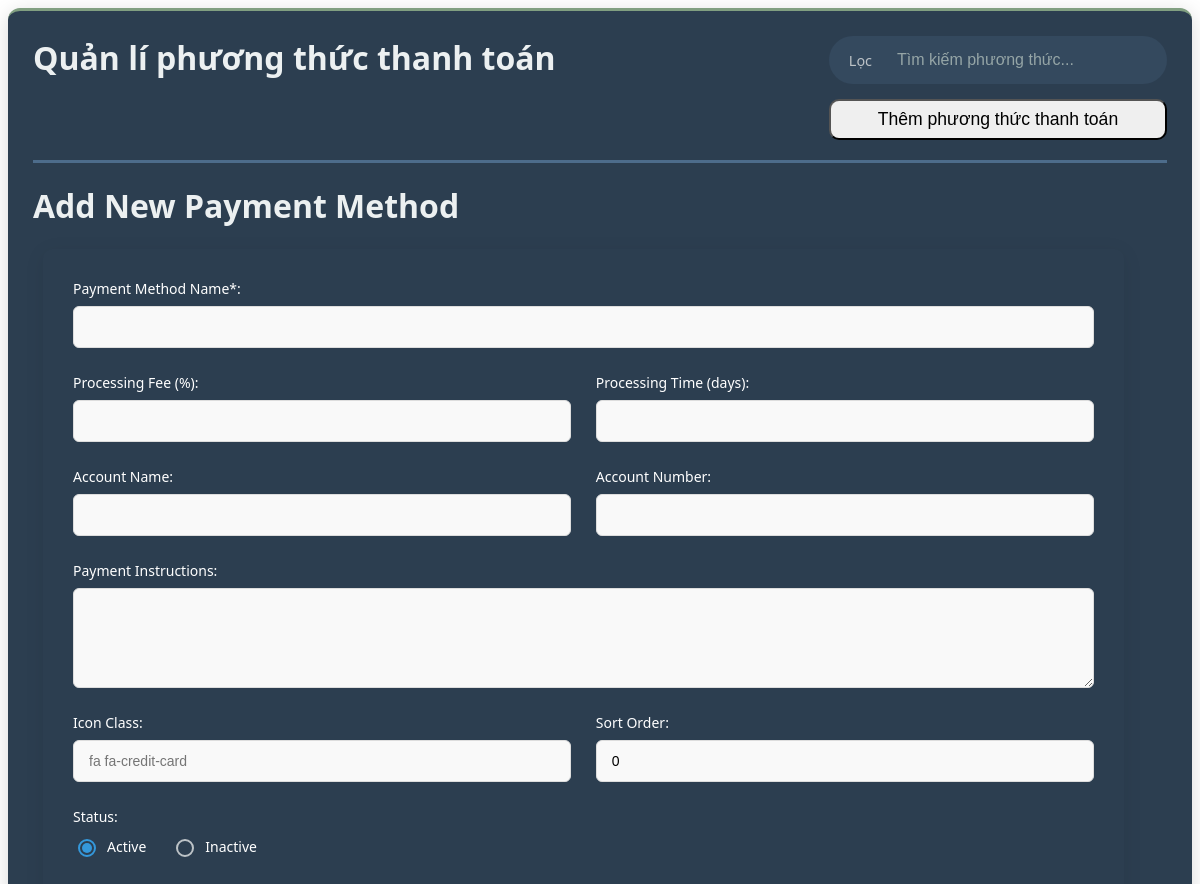
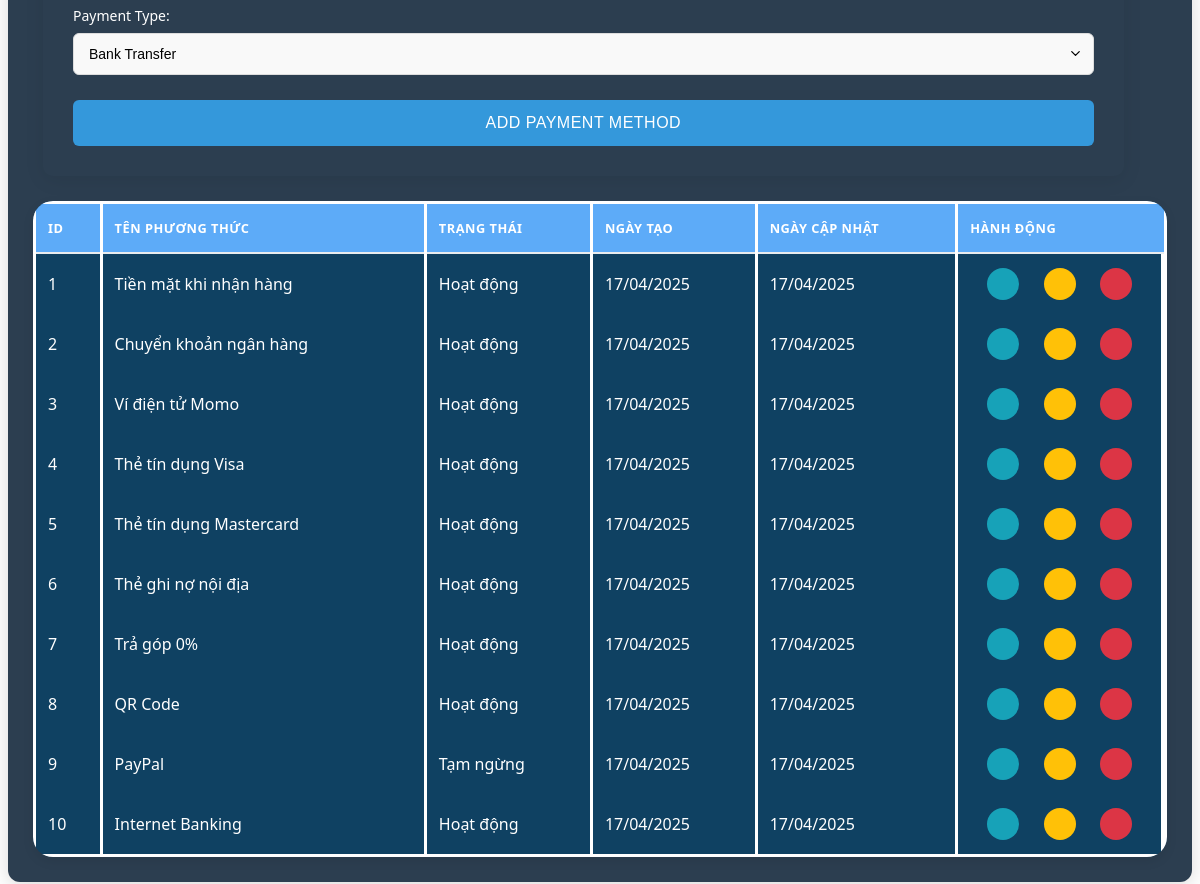
/admin/dashboard/dashboard_paymentmethods.php, run on the app's committed database (2 pictures, top to bottom).
### tables this page shows
CREATE TABLE payment_method
(
  id INT NOT NULL AUTO_INCREMENT,
  name VARCHAR(50) NOT NULL,
  is_active BOOLEAN DEFAULT TRUE,
  created_at TIMESTAMP DEFAULT CURRENT_TIMESTAMP,
  updated_at TIMESTAMP DEFAULT CURRENT_TIMESTAMP ON UPDATE CURRENT_TIMESTAMP,
  PRIMARY KEY (id),
  UNIQUE (name)
);

### database/database_sever.php (called while the page is built, shortened)
<?php
    class database_sever{
        private $host = 'localhost';
        private $username = 'root';
        private $password = '';
        public $conn = null;
        public function __construct($db_name="bangiay"){
            $this->db_name = $db_name;
        try {
            $this->conn = new PDO(
                'mysql:host=' . $this->host . ';dbname=' . $this->db_name,
                $this->username,
                $this->password
            );
            $this->conn->setAttribute(PDO::ATTR_ERRMODE, PDO::ERRMODE_EXCEPTION);
            $this->conn->setAttribute(PDO::ATTR_DEFAULT_FETCH_MODE, PDO::FETCH_ASSOC);
            $this->conn->setAttribute(PDO::ATTR_EMULATE_PREPARES, false);
        } catch(PDOException $e) {
            error_log("Connection Error: " . $e->getMessage());
            throw new Exception("Database connection failed");
        }
        }
        public function view_table($string_query,$param=[]){
            try{
                $this->stmt = $this->conn->prepare($string_query);
                $this->stmt->execute($param);
                return $this->stmt->fetchAll();
            } catch(PDOException $e) {
                echo "Lỗi: " . $e->getMessage();
            }
        }
    }
?>

### dao/PaymentMethodDao.php (called while the page is built, shortened)
<?php
require_once __DIR__ . '/../DTO/PaymentMethod.php';
require_once __DIR__ . '/../database/database_sever.php';
class PaymentMethodDao {
    private $db;
    public function __construct() {
        $this->db = new database_sever();
    }
    public function view_all() {
        $sql = "SELECT * FROM payment_method";
        $results = $this->db->view_table($sql);
        $methods = [];
        foreach ($results as $row) {
            $methods[] = new PaymentMethodDTO($row);
        }
        return $methods;
    }
}
?>
<?php $table_paymentmethode = new PaymentMethodDao();?>

### DTO/PaymentMethod.php (called while the page is built, shortened)
<?php
    class PaymentMethodDTO {
        public function __construct($data) {
            $this->id = $data['id'] ?? null;
            $this->name = $data['name'] ?? '';
            $this->is_active = $data['is_active'] ?? true;
            $this->created_at = $data['created_at'] ?? null;
            $this->updated_at = $data['updated_at'] ?? null;
        }
    }
    ?>

### admin/dashboard/table/paymentmethod_management.php (the view, shortened to what this page needs)
<?php
require_once __DIR__ . "/../../../dao/PaymentMethodDao.php";
$paymentMethods = $table_paymentmethode->view_all();
?>
<link rel="stylesheet" href="css/admin_style/dashboard/table_main.css">
<div class=" payment-method-management object-management active">
    <table class="data-table">
        <thead>
            <tr>
                <th>ID</th>
                <th>Tên phương thức</th>
                <th>Trạng thái</th>
                <th>Ngày tạo</th>
                <th>Ngày cập nhật</th>
                <th>Hành động</th>
            </tr>
        </thead>
        <tbody>
            <?php foreach ($paymentMethods as $method): ?>
                <tr>
                    <td><?= $method->id ?></td>
                    <td>
                        <div class="method-name">
                            <?= htmlspecialchars($method->name) ?>
                        </div>
                    </td>
                    <td>
                        <span class="status-badge <?= $method->is_active ? 'active' : 'inactive' ?>">
                            <?= $method->is_active ? 'Hoạt động' : 'Tạm ngừng' ?>
                        </span>
                    </td>
                    <td><?= date('d/m/Y', strtotime($method->created_at)) ?></td>
                    <td><?= $method->updated_at ? date('d/m/Y', strtotime($method->updated_at)) : 'Chưa cập nhật' ?></td>
                    <td class='row button-update'>
                        <button class='action-btn view-btn' data-action='view' data-id='<?= $method->id ?>'>
                        </button>
                        <button class='action-btn edit-btn' data-action='update' data-id='<?= $method->id ?>'>
                        </button>
                        <button class='action-btn delete-btn' data-action='delete' data-id='<?= $method->id ?>'>
                        </button>
                    </td>
                </tr>
            <?php endforeach; ?>
        </tbody>
    </table>
</div>

### css/admin_style/dashboard/table_main.css (style rules this page uses)
.object-management { background: #0f4162; margin-top: 25px; border-radius: 20px; box-shadow: 0 4px 12px rgba(0, 0, 0, 0.08); overflow-x: auto; }
.data-table { width: 100%; color: white; border-collapse: collapse; border-radius: 20px; border: 3px white solid; font-family: 'Segoe UI', Tahoma, Geneva, Verdana, sans-serif; }
.data-table thead { background-color: #5dabf8; border-bottom: 2px solid #e9ecef; }
.data-table th { padding: 15px 12px; text-align: left; font-weight: 600; text-transform: uppercase; font-size: 0.8rem; letter-spacing: 0.5px; border-right: 3px white solid; }
.data-table tbody tr { transition: all 0.2s ease; }
.data-table td { padding: 14px 12px; vertical-align:middle; border-right: 3px white solid; }
.button-update { display: flex; gap: 8px; justify-content:space-evenly; }
.action-btn { width: 32px; height: 32px; border-radius: 50%; display: flex; align-items: center; justify-content: center; border: none; cursor: pointer; transition: all 0.2s ease; font-size: 16px; }
.view-btn { background-color: #17a2b8; }
.edit-btn { background-color: #ffc107; }
.delete-btn { background-color: #dc3545; }

### data on the page
payment_method: id "1", name "Tiền mặt khi nhận hàng", is_active "Hoạt động", created_at "17/04/2025", updated_at "17/04/2025"
payment_method: id "2", name "Chuyển khoản ngân hàng", is_active "Hoạt động", created_at "17/04/2025", updated_at "17/04/2025"
payment_method: id "3", name "Ví điện tử Momo", is_active "Hoạt động", created_at "17/04/2025", updated_at "17/04/2025"
payment_method: id "4", name "Thẻ tín dụng Visa", is_active "Hoạt động", created_at "17/04/2025", updated_at "17/04/2025"
payment_method: id "5", name "Thẻ tín dụng Mastercard", is_active "Hoạt động", created_at "17/04/2025", updated_at "17/04/2025"
payment_method: id "6", name "Thẻ ghi nợ nội địa", is_active "Hoạt động", created_at "17/04/2025", updated_at "17/04/2025"
payment_method: id "7", name "Trả góp 0%", is_active "Hoạt động", created_at "17/04/2025", updated_at "17/04/2025"
payment_method: id "8", name "QR Code", is_active "Hoạt động", created_at "17/04/2025", updated_at "17/04/2025"
payment_method: id "9", name "PayPal", is_active "Tạm ngừng", created_at "17/04/2025", updated_at "17/04/2025"
payment_method: id "10", name "Internet Banking", is_active "Hoạt động", created_at "17/04/2025", updated_at "17/04/2025"
